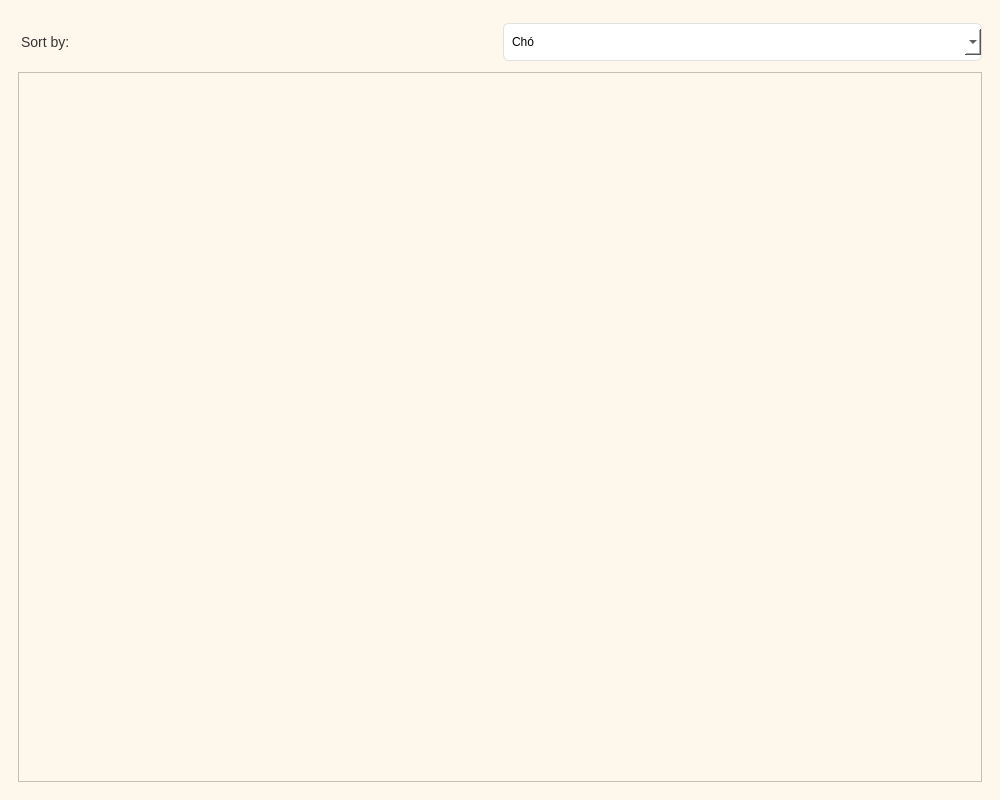
<?xml version="1.0" encoding="UTF-8"?>
<ui version="4.0">
 <class>PetWindow</class>
 <widget class="QMainWindow" name="PetWindow">
  <property name="geometry">
   <rect>
    <x>0</x>
    <y>0</y>
    <width>1000</width>
    <height>800</height>
   </rect>
  </property>
  <property name="windowTitle">
   <string>Pet Shop Management</string>
  </property>
  <property name="styleSheet">
   <string notr="true">
    QMainWindow {
        background-color: #fef8ec;
    }
    
    QWidget {
        background-color: #fef8ec;
        font-family: Arial;
    }
    
    QLabel {
        color: #333333;
        font-size: 14px;
        padding: 5px 0;
    }
    
    QLineEdit, QComboBox, QDateEdit, QTextEdit {
        padding: 8px;
        border: 1px solid #e0e0e0;
        border-radius: 6px;
        background-color: #ffffff;
        min-height: 20px;
        margin: 5px 0;
    }
    
    QLineEdit:focus, QComboBox:focus, QDateEdit:focus, QTextEdit:focus {
        border: 2px solid #4a90e2;
    }
    
    QPushButton {
        padding: 10px 20px;
        border-radius: 6px;
        font-weight: bold;
        color: #333;
        min-width: 100px;
        margin: 5px;
    }
    
    QPushButton#btnNavPets {
        background-color: #4a90e2;
    }
    
    QPushButton#btnNavProducts {
        background-color: #17a2b8;
    }
    
    QPushButton#btnAdd {
        background-color: #a0c9c3;
    }
	 QPushButton#btnAdd:hover {
        background-color: #657d81;
    }

    QPushButton#btnExcel {
        background-color: #8ec9b6;
    }
	 QPushButton#btnExcel:hover {
        background-color: #657d81;
    }
    
    QPushButton#btnEdit {
        background-color: #92b9e3;
    }
	QPushButton#btnEdit:hover {
        background-color: #6c7ee1;
    }
    
    QPushButton#btnDelete {
        background-color: #dc4048;
    }
    QPushButton#btnDelete:hover {
        background-color: #c73943;
    }
    
    QPushButton#imgpathButton {
        background-color: #6c757d;
    }
    
    QPushButton:hover {
        opacity: 0.9;
    }
    
    QTableWidget {
        border: 1px solid #e0e0e0;
        border-radius: 6px;
        gridline-color: #f0f0f0;
    }
    
    QTableWidget::item {
        padding: 8px;
    }
    
    QHeaderView::section {
        background-color: #f8f9fa;
        padding: 8px;
        border: none;
        font-weight: bold;
    }
    
    #imagePreview {
        background-color: white;
        border: 2px dashed #cccccc;
        border-radius: 8px;
        padding: 10px;
    }
    
    .ProductCard {
        background: #f8f9fa;
        border-radius: 8px;
        padding: 15px;
        margin: 10px;
    }
   </string>
  </property>
  <widget class="QWidget" name="centralwidget">
   <layout class="QVBoxLayout" name="verticalLayout">
    <item>
     <widget class="QStackedWidget" name="stackedWidget">
      <property name="currentIndex">
       <number>1</number>
      </property>
      <widget class="QWidget" name="petPage">
       <layout class="QVBoxLayout" name="petPageMainLayout">
        <item>
         <layout class="QHBoxLayout" name="petContentLayout">
          <item>
           <layout class="QVBoxLayout" name="petFormContainer">
            <item>
             <layout class="QFormLayout" name="petFormLayout">
              <item row="0" column="0">
               <widget class="QLabel" name="labelMaThuCung">
                <property name="text">
                 <string>Mã thú cưng:</string>
                </property>
               </widget>
              </item>
              <item row="0" column="1">
               <widget class="QLineEdit" name="lineEditMaThuCung">
                <property name="enabled">
                 <bool>false</bool>
                </property>
                <property name="placeholderText">
                 <string>Tự động tạo</string>
                </property>
               </widget>
              </item>
              <item row="1" column="0">
               <widget class="QLabel" name="labelTenThuCung">
                <property name="text">
                 <string>Tên thú cưng:</string>
                </property>
               </widget>
              </item>
              <item row="1" column="1">
               <widget class="QLineEdit" name="lineEditTenThuCung">
                <property name="placeholderText">
                 <string>Nhập tên thú cưng</string>
                </property>
               </widget>
              </item>
              <item row="2" column="0">
               <widget class="QLabel" name="labelLoai">
                <property name="text">
                 <string>Loại:</string>
                </property>
               </widget>
              </item>
              <item row="2" column="1">
               <widget class="QComboBox" name="comboBoxLoai">
                <item>
                 <property name="text">
                  <string>Chó</string>
                 </property>
                </item>
                <item>
                 <property name="text">
                  <string>Mèo</string>
                 </property>
                </item>
                <item>
                 <property name="text">
                  <string>Hamster</string>
                 </property>
                </item>
               </widget>
              </item>
              <item row="3" column="0">
               <widget class="QLabel" name="labelGioiTinh">
                <property name="text">
                 <string>Giới tính:</string>
                </property>
               </widget>
              </item>
              <item row="3" column="1">
               <widget class="QComboBox" name="comboBoxGioiTinh">
                <item>
                 <property name="text">
                  <string>Đực</string>
                 </property>
                </item>
                <item>
                 <property name="text">
                  <string>Cái</string>
                 </property>
                </item>
               </widget>
              </item>
              <item row="4" column="0">
               <widget class="QLabel" name="labelNgaySinh">
                <property name="text">
                 <string>Ngày sinh:</string>
                </property>
               </widget>
              </item>
              <item row="4" column="1">
               <widget class="QDateEdit" name="dateEditNgaySinh">
                <property name="calendarPopup">
                 <bool>true</bool>
                </property>
               </widget>
              </item>
              <item row="5" column="0">
               <widget class="QLabel" name="labelGiaBan">
                <property name="text">
                 <string>Giá bán:</string>
                </property>
               </widget>
              </item>
              <item row="5" column="1">
               <widget class="QLineEdit" name="lineEditGiaBan">
                <property name="placeholderText">
                 <string>Nhập giá bán</string>
                </property>
               </widget>
              </item>
              <item row="6" column="0">
               <widget class="QLabel" name="labelTinhTrang">
                <property name="text">
                 <string>Tình trạng:</string>
                </property>
               </widget>
              </item>
              <item row="6" column="1">
               <widget class="QLineEdit" name="lineEditTinhTrang">
                <property name="placeholderText">
                 <string>Nhập tình trạng sức khỏe</string>
                </property>
               </widget>
              </item>
              <item row="7" column="0">
               <widget class="QLabel" name="labelMoTa">
                <property name="text">
                 <string>Mô tả:</string>
                </property>
               </widget>
              </item>
              <item row="7" column="1">
               <widget class="QTextEdit" name="textEditMoTa">
                <property name="placeholderText">
                 <string>Nhập mô tả chi tiết</string>
                </property>
               </widget>
              </item>
             </layout>
            </item>
           </layout>
          </item>
          <item>
           <layout class="QVBoxLayout" name="imageContainer">
            <item>
             <widget class="QLabel" name="imagePreview">
              <property name="minimumSize">
               <size>
                <width>200</width>
                <height>200</height>
               </size>
              </property>
              <property name="maximumSize">
               <size>
                <width>200</width>
                <height>200</height>
               </size>
              </property>
              <property name="frameShape">
               <enum>QFrame::Box</enum>
              </property>
              <property name="text">
               <string>Hình ảnh</string>
              </property>
              <property name="scaledContents">
               <bool>true</bool>
              </property>
              <property name="alignment">
               <set>Qt::AlignCenter</set>
              </property>
             </widget>
            </item>
            <item>
             <widget class="QPushButton" name="imgpathButton">
              <property name="text">
               <string>Chọn ảnh</string>
              </property>
             </widget>
            </item>
           </layout>
          </item>
         </layout>
        </item>
        <item>
         <layout class="QHBoxLayout" name="buttonLayout">
          <item>
           <widget class="QPushButton" name="btnAdd">
            <property name="text">
             <string>Thêm</string>
            </property>
           </widget>
          </item>
          <item>
           <widget class="QPushButton" name="btnExcel">
            <property name="text">
             <string>Excel</string>
            </property>
           </widget>
          </item>
          <item>
           <widget class="QPushButton" name="btnEdit">
            <property name="text">
             <string>Sửa</string>
            </property>
           </widget>
          </item>
          <item>
           <widget class="QPushButton" name="btnDelete">
            <property name="text">
             <string>Xóa</string>
            </property>
           </widget>
          </item>
         </layout>
        </item>
        <item>
         <widget class="QTableWidget" name="tablePets">
          <property name="horizontalScrollBarPolicy">
           <enum>Qt::ScrollBarAsNeeded</enum>
          </property>
          <attribute name="horizontalHeaderStretchLastSection">
           <bool>true</bool>
          </attribute>
          <column>
           <property name="text">
            <string>Mã thú cưng</string>
           </property>
          </column>
          <column>
           <property name="text">
            <string>Tên thú cưng</string>
           </property>
          </column>
          <column>
           <property name="text">
            <string>Loại</string>
           </property>
          </column>
          <column>
           <property name="text">
            <string>Giới tính</string>
           </property>
          </column>
          <column>
           <property name="text">
            <string>Ngày sinh</string>
           </property>
          </column>
          <column>
           <property name="text">
            <string>Giá bán</string>
           </property>
          </column>
          <column>
           <property name="text">
            <string>Tình trạng</string>
           </property>
          </column>
          <column>
           <property name="text">
            <string>Mô tả</string>
           </property>
          </column>
          <column>
           <property name="text">
            <string>Ảnh</string>
           </property>
          </column>
         </widget>
        </item>
       </layout>
      </widget>
      <widget class="QWidget" name="productPage">
       <layout class="QVBoxLayout" name="productLayout">
        <item>
         <layout class="QHBoxLayout" name="filterLayout">
          <item>
           <widget class="QLabel" name="labelSort">
            <property name="text">
             <string>Sort by:</string>
            </property>
           </widget>
          </item>
          <item>
           <widget class="QComboBox" name="comboSort">
            <item>
             <property name="text">
              <string>Chó</string>
             </property>
            </item>
            <item>
             <property name="text">
              <string>Mèo</string>
             </property>
            </item>
            <item>
             <property name="text">
              <string>Hamster</string>
             </property>
            </item>
           </widget>
          </item>
         </layout>
        </item>
        <item>
         <widget class="QScrollArea" name="scrollArea">
          <property name="widgetResizable">
           <bool>true</bool>
          </property>
          <widget class="QWidget" name="scrollAreaWidgetContents">
           <property name="geometry">
            <rect>
             <x>0</x>
             <y>0</y>
             <width>962</width>
             <height>706</height>
            </rect>
           </property>
           <layout class="QGridLayout" name="productGrid">
            <property name="spacing">
             <number>20</number>
            </property>
           </layout>
          </widget>
         </widget>
        </item>
       </layout>
      </widget>
     </widget>
    </item>
   </layout>
  </widget>
 </widget>
 <resources/>
 <connections/>
</ui>
